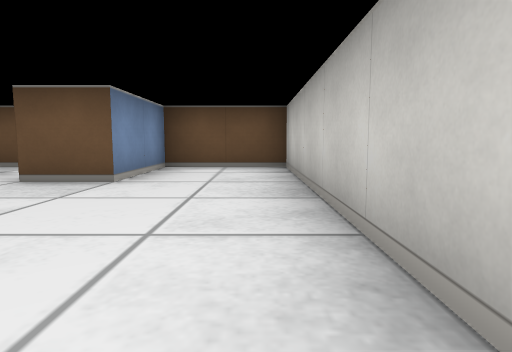
[1] (above)

12 first-person views from a walk through a cub3D ray-caster map. The camera is about half as high as the walls, tilts 6° down and sees 75° across. The floor is counted in squares. Each view is taken from the middle of a square. On the plan, view 1 faces up. The plan holds only what a view shows up to about 9 squares ahead; the rest is blank.

[2]
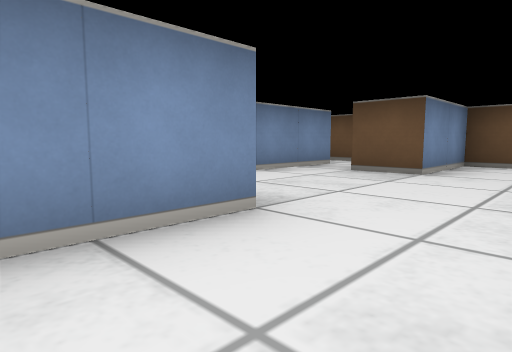

[3]
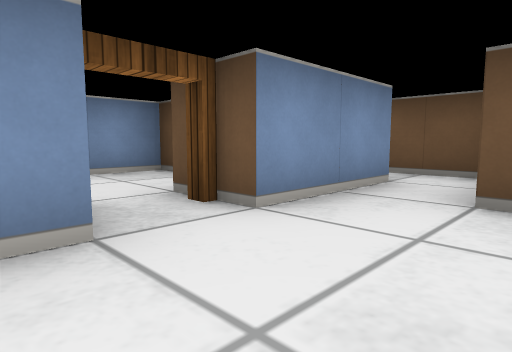

[4]
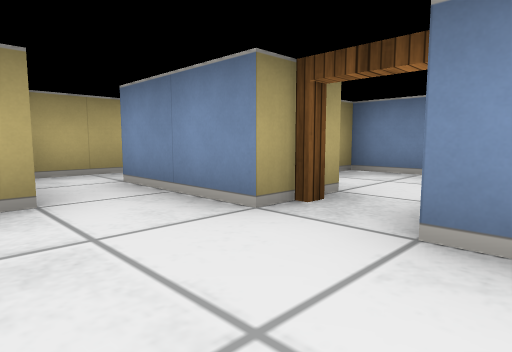

[5]
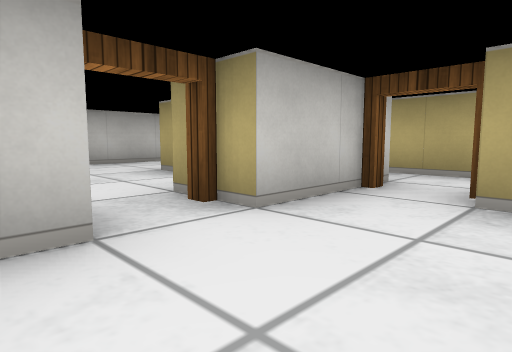

[6]
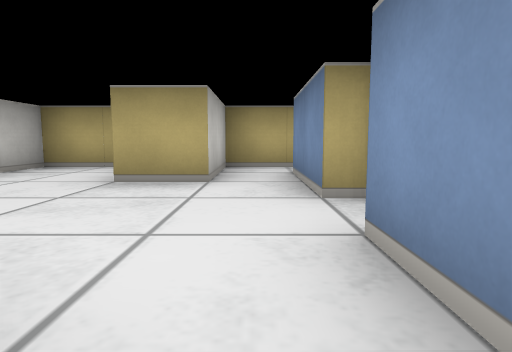

[7]
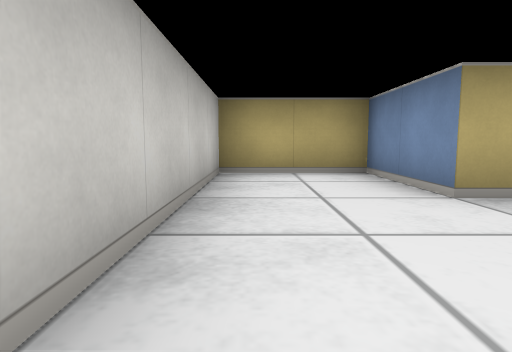

[8]
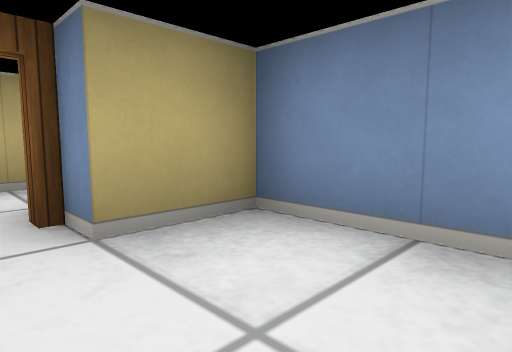

[9]
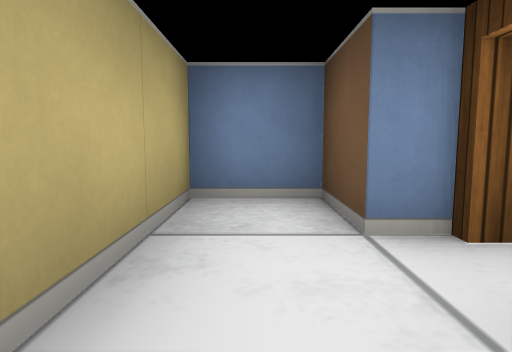

[10]
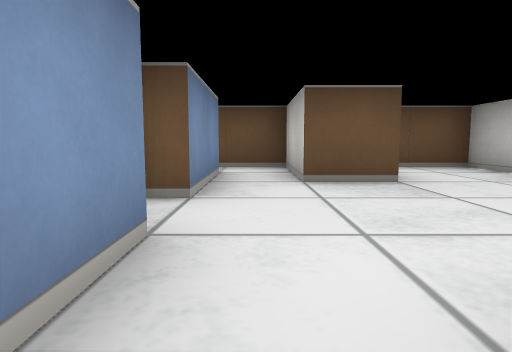

[11]
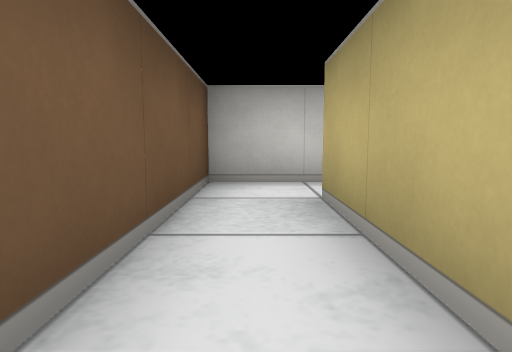

[12]
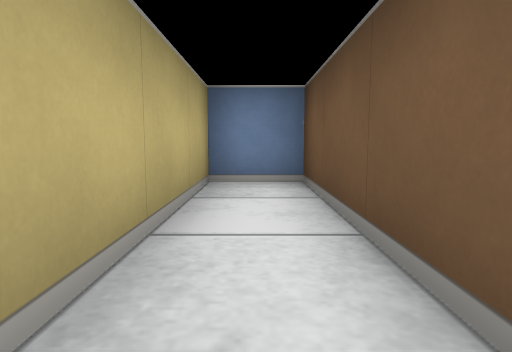

### Floor plan
Ten units are one square. View 1 is at (0, 0); x grows to the right and y downward. Boxes are objects, and circles mark ways between rooms. Rooms are numbered by the first view taken in them; rooms with no view inside come last. Other rooms are left out.
<svg viewBox="-70 -60 80 80">
<path fill="none" stroke="#000" d="M-25 -5 -15 -5 -15 15 5 15 5 -55 -15 -55 -15 -35 -25 -35M-35 -15 -35 -5M-35 -35 -35 -25M-45 -25 -45 -29M-65 -36 -65 -5 -55 -5M-45 6 -45 -15M-25 -35 -25 -55 -65 -55 -65 -45 -35 -45 -35 -35M-55 5 -65 5 -65 15 -25 15 -25 -5M-35 -5 -35 5"/>
<circle cx="-40" cy="-20" r="3" fill="#2a7"/>
<circle cx="-30" cy="-40" r="3" fill="#2a7"/>
<circle cx="-30" cy="0" r="3" fill="#2a7"/>
<circle cx="-50" cy="0" r="3" fill="#2a7"/>
<text x="-10" y="-20">1</text>
<text x="-60" y="-20">2</text>
<text x="-40" y="-50">3</text>
<text x="-40" y="10">4</text>
</svg>
Room 1 opens to room 2. Room 1 opens to room 3. Room 1 opens to room 4. Room 2 opens to room 4.

Where each view was taken, in squares from view 1:
view 1: 0 up, 0 right, facing up
view 2: 1 down, 0 right, facing up-left
view 3: 1 up, 2 left, facing up-left
view 4: 3 up, 2 left, facing down-left
view 5: 3 up, 6 left, facing down-right
view 6: 4 up, 3 left, facing down
view 7: 3 up, 0 right, facing down
view 8: 2 up, 5 left, facing down-left
view 9: 1 down, 4 left, facing left
view 10: 0 up, 3 left, facing up
view 11: 5 up, 6 left, facing right
view 12: 5 up, 3 left, facing left
